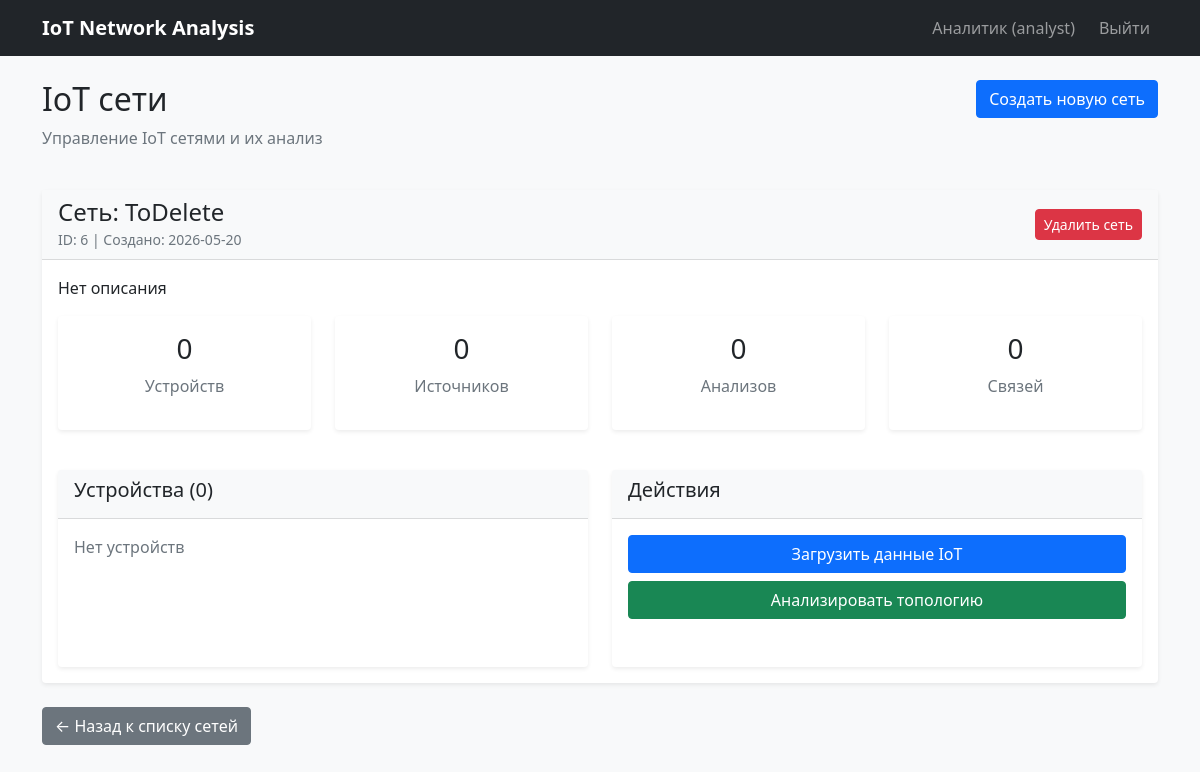
Page /network/6 (signed in) on the committed database.
### tables this page shows
CREATE TABLE iot_networks (
                id INTEGER PRIMARY KEY AUTOINCREMENT,
                description TEXT,
                network_name TEXT NOT NULL,
                created_at TEXT DEFAULT CURRENT_TIMESTAMP,
                user_id INTEGER,
                FOREIGN KEY (user_id) REFERENCES users (id)
            );

### app.py (the view)
@app.route('/network/<int:network_id>')
def network_details(network_id):
    if 'user_id' not in session:
        return redirect(url_for('index'))
    network_info = iot_service.get_network_details(network_id)
    if not network_info:
        flash('Сеть не найдена', 'error')
        return redirect(url_for('dashboard'))
    return render_template('network_info.html',
                         network_info=network_info,
                         user_role=session.get('user_role'))

### app.py (called while the page is built)
@app.context_processor
def utility_processor():
    def now():
        return datetime.now()
    return dict(now=now)

### gateways.py (called while the page is built)
    def find_by_network(self, network_id: int) -> List[DeviceGateway]:
        cursor = self.conn.cursor()
        cursor.execute('SELECT id FROM devices WHERE network_id = ? ORDER BY id', (network_id,))
        gateways = []
        for row in cursor.fetchall():
            gateway = DeviceGateway(self.conn)
            if gateway.load(row[0]):
                gateways.append(gateway)
        return gateways

    def load(self, network_id: int) -> bool:
        cursor = self.conn.cursor()
        cursor.execute('''
            SELECT id, description, network_name, user_id, created_at
            FROM iot_networks
            WHERE id = ?
        ''', (network_id,))
        row = cursor.fetchone()
        if row:
            self.id, self.description, self.network_name, self.user_id, self.created_at = row
            return True
        return False

    def to_domain_model(self) -> Optional[IoTNetwork]:
        if self.id is None:
            return None
        network = IoTNetwork(
            id=self.id,
            description=self.description,
            network_name=self.network_name,
            user_id=self.user_id
        )
        if self.created_at:
            network.created_at = datetime.fromisoformat(self.created_at)
        return network

    def find_by_id(self, network_id: int) -> Optional[IoTNetworkGateway]:
        gateway = IoTNetworkGateway(self.conn)
        if gateway.load(network_id):
            return gateway
        return None

    def find_by_network(self, network_id: int) -> List[DataSourceGateway]:
        cursor = self.conn.cursor()
        cursor.execute('SELECT id FROM data_sources WHERE network_id = ? ORDER BY id', (network_id,))
        gateways = []
        for row in cursor.fetchall():
            gateway = DataSourceGateway(self.conn)
            if gateway.load(row[0]):
                gateways.append(gateway)
        return gateways

### templates/network_info.html (shortened to what this page needs)
{% extends "layout.html" %}
{% block content %}
<div class="row mb-4">
    <div class="col">
        <h2>IoT сети</h2>
        <p class="text-muted">Управление IoT сетями и их анализ</p>
    </div>
    <div class="col-auto">
        <button type="button" class="btn btn-primary" data-bs-toggle="modal" data-bs-target="#createNetworkModal">
            Создать новую сеть
        </button>
    </div>
</div>
{% if network_info %}
    <div class="card mb-4">
        <div class="card-header d-flex justify-content-between align-items-center">
            <div>
                <h4 class="mb-0">Сеть: {{ network_info.network.name }}</h4>
                <small class="text-muted">ID: {{ network_info.network.id }} | Создано: {{ network_info.network.created_at[:10] }}</small>
            </div>
            <div>
                <form method="POST" action="{{ url_for('delete_network', network_id=network_info.network.id) }}"
                      class="d-inline" onsubmit="return confirm('ВНИМАНИЕ! Вы удаляете сеть и ВСЕ связанные данные (устройства, источники, анализы). Это действие нельзя отменить. Продолжить?');">
                    <button type="submit" class="btn btn-danger btn-sm">
                        Удалить сеть
                    </button>
                </form>
            </div>
        </div>
        <div class="card-body">
            <p>{{ network_info.network.description or 'Нет описания' }}</p>
            <div class="row mb-4">
                <div class="col-md-3">
                    <div class="card text-center">
                        <div class="card-body">
                            <h3>{{ network_info.stats.total_devices }}</h3>
                            <p class="text-muted">Устройств</p>
                        </div>
                    </div>
                </div>
                <div class="col-md-3">
                    <div class="card text-center">
                        <div class="card-body">
                            <h3>{{ network_info.stats.total_data_sources }}</h3>
                            <p class="text-muted">Источников</p>
                        </div>
                    </div>
                </div>
                <div class="col-md-3">
                    <div class="card text-center">
                        <div class="card-body">
                            <h3>{{ network_info.stats.total_analyses }}</h3>
                            <p class="text-muted">Анализов</p>
                        </div>
                    </div>
                </div>
                <div class="col-md-3">
                    <div class="card text-center">
                        <div class="card-body">
                            <h3>{{ network_info.stats.total_connections }}</h3>
                            <p class="text-muted">Связей</p>
                        </div>
                    </div>
                </div>
            </div>
            <div class="row mt-4">
                <div class="col-md-6">
                    <div class="card h-100">
                        <div class="card-header">
                            <h5>Устройства ({{ network_info.stats.total_devices }})</h5>
                        </div>
                        <div class="card-body">
                            {% if network_info.devices %}
                                <div class="table-responsive" style="max-height: 300px; overflow-y: auto;">
                                    <table class="table table-sm">
                                        <thead>
                                            <tr>
                                                <th>Имя</th>
                                                <th>Тип</th>
                                                <th>Статус</th>
                                                <th>Связи</th>
                                                <th>Действия</th>
                                            </tr>
                                        </thead>
                                        <tbody>
                                            {% for device in network_info.devices %}
                                            <tr>
                                                <td>{{ device.name }}</td>
                                                <td><span class="badge bg-info">{{ device.type }}</span></td>
                                                <td><span class="badge bg-{{ 'success' if device.status == 'active' else 'secondary' }}">{{ device.status }}</span></td>
                                                <td><span class="badge bg-light text-dark">{{ device.connections_count }}</span></td>
                                                <td>
                                                    <form method="POST" action="{{ url_for('manage_device', device_id=device.id) }}"
                                                          class="d-inline" onsubmit="return confirm('Удалить устройство \"{{ device.name }}\"?');">
                                                        <input type="hidden" name="action" value="delete">
                                                        <input type="hidden" name="network_id" value="{{ network_info.network.id }}">
                                                        <button type="submit" class="btn btn-sm btn-outline-danger" title="Удалить устройство">
                                                            🗑️
                                                        </button>
                                                    </form>
                                                </td>
                                            </tr>
                                            {% endfor %}
                                        </tbody>
                                    </table>
                                </div>
                            {% else %}
                                <p class="text-muted">Нет устройств</p>
                            {% endif %}
                        </div>
                    </div>
                </div>
                <div class="col-md-6">
                    <div class="card h-100">
                        <div class="card-header">
                            <h5>Действия</h5>
                        </div>
                        <div class="card-body">
                            <div class="d-grid gap-2 mb-3">
                                <a href="{{ url_for('load_data', network_id=network_info.network.id) }}"
                                   class="btn btn-primary">
                                    Загрузить данные IoT
                                </a>
                                <a href="{{ url_for('analyze_network', network_id=network_info.network.id) }}"
                                   class="btn btn-success">
                                    Анализировать топологию
                                </a>
                            </div>
                        </div>
                    </div>
                </div>
            </div>
        </div>
    </div>
    <a href="{{ url_for('dashboard') }}" class="btn btn-secondary">← Назад к списку сетей</a>
{% endif %}
{% endblock %}

### static/css/style.css (style rules this page uses)
body { background-color: #f8f9fa; }
.card { box-shadow: 0 0.125rem 0.25rem rgba(0, 0, 0, 0.075); margin-bottom: 1rem; border: none; }
.card-header { background-color: #f8f9fa; border-bottom: 1px solid rgba(0, 0, 0, 0.125); }
.btn { border-radius: 0.25rem; }
.card { animation: fadeIn 0.3s ease-in; }

### rows in the picture
iot_networks: network.name "ToDelete", network.id "6", network "2026-05-20", network "Нет описания"

### other values in the picture
{{ session.user_name }} "Аналитик"
{{ session.user_role }} "analyst"
{{ network_info.stats.total_devices }} "0"
{{ network_info.stats.total_data_sources }} "0"
{{ network_info.stats.total_analyses }} "0"
{{ network_info.stats.total_connections }} "0"
